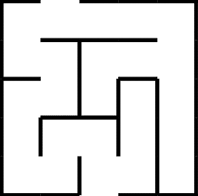
#> input picture Code/test1.png, 198 x 196 px
$ python stream.py
#> lines starting #> are read from the running program, lines starting #| are printed output that depends on the picture; after the words box and inside, x2 and y2 are one past the last pixel; in counts of white or black regions, pixels touching at a corner belong together
# [13 lines of commented-out code are left out]
from PIL import Image
import sys
import numpy as np
import cv2

# convert the maze image to grayscale
image = Image.open('test1.png').convert('L')
#> image is the input picture: PIL image 198x196 L; min 0, max 255, mean 223.3
w, h = image.size # get the dimenssions
#> w = 198; h = 196

# set all white pixels to 1 and black to 0
binary = image.point(lambda p: p > 128 and True)  # 0 is blocked and 1 is unblocked
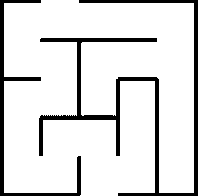
#> binary: PIL image 198x196 L; values 0 (black) and 1 (white), 87.2% white; 2 black regions, box (x1, y1, x2, y2) and area: (39, 0, 198, 196) 3534, (0, 0, 81, 196) 1420

# Resize the binary so that we can reduce lot of 0's and 1's to traverse - this value is hardcoded for now
# we need to figure out a way to set w,h value without lossing information
# binary = binary.resize((500,800),Image.NEAREST)
w, h = binary.size

# converting image to numpy array
maze_input = np.array(binary)


#==================================== Detecting Start and Stop Points for the Maze ===================================

# Padding for neighbors
maze_input = np.pad(maze_input, pad_width=5, mode='constant', constant_values=0)
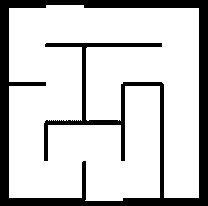
#> maze_input: shape (206, 208); values 0 (black) and 1 (white), 79% white; 1 black region, box (x1, y1, x2, y2) and area: (0, 0, 208, 206) 8994

# To identify which has the opening and closing
points = [maze_input[5],maze_input[h+4],maze_input[:,5],maze_input[:,w+4]]
# points = [maze_input[0],maze_input[h-1],maze_input[:,0],maze_input[:,w-1]]
res=[]
point = 0

for i in range(len(points)):
    count=0
    if(len(res)<2):
        point= np.sum(points[i])
        if(point!=0):
            if(i<=1):
                for j in range(len(points[i])):
                    if(i==0):
                        k=5
                    if(i==1):
                        k=h+4
                    if(maze_input[k][j]==0):
                        continue
                    if(maze_input[k][j]==1):
                        count+=1
                        if(count==int(point/2)):
                            res.append((k,j))
                            break
            else:
                for j in range(len(points[i])):
                    if(i==2):
                        k=5
                    if(i==3):
                        k=w+4
                    if(maze_input[j][k]==0):
                        continue
                    if(maze_input[j][k]==1):
                        count+=1
                        if(count==point/2):
                            res.append((j,k))

    else:
        break
#> this loop made 3 passes
#> point on passes 1 to 2: 38, 38
#> after the loop, res = [(5, 64), (200, 103)]

# Start and Stop Points
start=res[0]
#> start = (5, 64)
goal=res[1]
#> goal = (200, 103)


#================================ Finding the shortest path to reach the Stop from Start ====================================

def AStar(start, goal, neighbor_nodes, distance, cost_estimate):
#> called with start = (5, 64), goal = (200, 103)
    def reconstruct_path(came_from, current_node):
        path = []
        while current_node is not None:
            path.append(current_node)
            current_node = came_from[current_node]
        return list(reversed(path))

    g_score = {start: 0}
#> g_score = {(5, 64): 0}
    f_score = {start: g_score[start] + cost_estimate(start, goal)}
#> f_score = {(5, 64): 39546}
    openset = {start}
#> openset = 1 item
    closedset = set()
    came_from = {start: None}

    while openset:
        current = min(openset, key=lambda x: f_score[x])
        if current == goal:
            return reconstruct_path(came_from, goal)
        openset.remove(current)
        closedset.add(current)
        for neighbor in neighbor_nodes(current):
            if neighbor in closedset:
                continue
            if neighbor not in openset:
                openset.add(neighbor)
            tentative_g_score = g_score[current] + distance(current, neighbor)
            if tentative_g_score >= g_score.get(neighbor, float('inf')):
                continue
            came_from[neighbor] = current
            g_score[neighbor] = tentative_g_score
            f_score[neighbor] = tentative_g_score + cost_estimate(neighbor, goal)
#> this loop made 2102 passes
#> current on passes 1 to 3: (5, 64), (6, 64), (7, 64)
    return []


def is_blocked(p):
    x,y = p
    pixel = maze_input[x,y]
    if (pixel == 0):
        return True

def von_neumann_neighbors(p):
    x, y = p
    neighbors = [(x-1, y), (x, y-1), (x+1, y), (x, y+1)]
    return [p for p in neighbors if not is_blocked(p)]

def manhattan(p1, p2):
    return abs(p1[0]-p2[0]) + abs(p1[1]-p2[1])

def squared_euclidean(p1, p2):
    return (p1[0]-p2[0])**2 + (p1[1]-p2[1])**2


distance = squared_euclidean
heuristic = squared_euclidean

path = AStar(start, goal, von_neumann_neighbors, distance, heuristic)

for position in path:
    x,y = position
    maze_input[x,y] = 9 # 9 represents the result
#> this loop made 313 passes
#> position on passes 1 to 3: (5, 64), (6, 64), (7, 64)
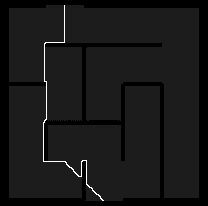
#> maze_input: shape (206, 208); 0.73% of pixels changed, all inside (x1, y1, x2, y2) = (43, 5, 104, 201); drawn with min black and max white

# add the neighbours to the path to increase thickness
for r in range(h):
    for c in range(w):
        i=1
        j=1
        if maze_input[r,c] == 9:
            while(maze_input[r,c+i] == 1 and i<=5 and c+i<w):
                maze_input[r,c+i] = 2 # 2 is the neighbour of 9 which is unblocked
                i=i+1
            while(maze_input[r,c-i] == 1 and 10-i>=0 and c-i>w):
                maze_input[r,c-i] = 2
                i=i+1
            while(maze_input[r+j,c] == 1 and 10-j>=0 and c-j>h):
                maze_input[r+j,c] = 2
                j=j+1
            while(maze_input[r-j,c] == 1 and 10-j>=0 and c-j>h):
                maze_input[r-j,c] = 2
                j=j+1
#> maze_input: shape (206, 208); 1.88% of pixels changed, all inside (x1, y1, x2, y2) = (45, 5, 105, 196)

result = np.zeros([h+4,w+4,3]) # an empty image

# set the 0 and 1's to 3D values
for r in range(h):
    for c in range(w):
        if maze_input[r,c] == 1:
            result[r,c,:] = (255,255,255)
        elif maze_input[r,c] == 0:
            result[r,c,:] = (0,0,0)
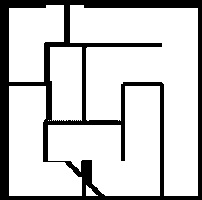
#> result: shape (200, 202, 3) float64; 79.4% white; 1 black region, box (x1, y1, x2, y2) and area: (0, 0, 202, 200) 8318

# sliding window with output path on maze
import time
for r in range(h):
    for c in range(w):
        if maze_input[r,c] == 2 or maze_input[r,c] == 9:
            result[r,c,:] = (0,0,255)
    cv2.imwrite("result.jpg", result)
    img = cv2.imread("result.jpg")
#> img: shape (200, 202, 3); min 0, max 255, mean 202.5
    img = cv2.resize(img,(500,500))
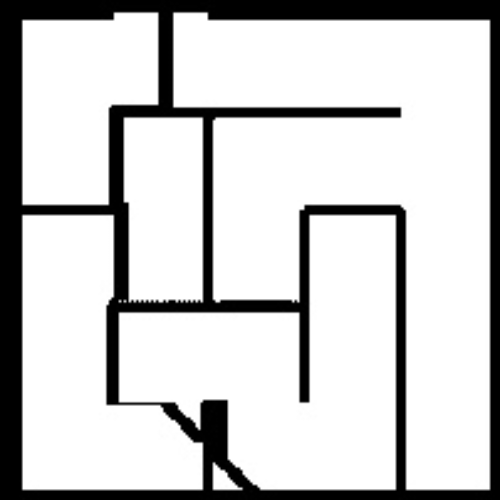
#> img: shape (500, 500, 3); min 0, max 255, mean 202.5
    cv2.imshow("result",img)
    k = cv2.waitKey(1) & 0xFF
#> (key Esc is pressed here)
    if k == 27:
        break
    time.sleep(0.01)

cv2.imwrite("result.jpg",img)
result = cv2.imread("result.jpg")
#> result: shape (500, 500, 3); min 0, max 255, mean 202.5
cv2.imshow("result",result)
cv2.waitKey(0)
cv2.destroyAllWindows()

$ run again, with Code/shapes.png copied over Code/test1.png
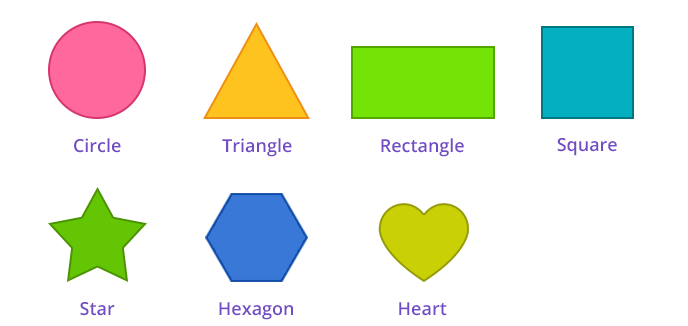
#> input picture Code/shapes.png, 688 x 326 px
#> binary: PIL image 688x326 L; values 0 (black) and 1 (white), 91.7% white; 69 black regions (37 under 20 px), largest, box (x1, y1, x2, y2) and area: (541, 26, 634, 119) 8649, (205, 193, 308, 282) 6810, (351, 46, 495, 119) 852
#> the loop `for i in range(len(points)):` made 3 passes
#> point on passes 1 to 2: 688, 688
#> after the loop `for i in range(len(points)):`: res = [(5, 348), (330, 348)]
#> start = (5, 348)
#> goal = (330, 348)
#> g_score = {(5, 348): 0}
#> f_score = {(5, 348): 105625}
#> openset = 1 item
#> the loop in AStar, `while openset:` made 326 passes
#> current on passes 1 to 3: (5, 348), (6, 348), (7, 348)
#> the loop `for position in path:` made 326 passes
#> position on passes 1 to 3: (5, 348), (6, 348), (7, 348)
#> after the loop `for position in path:`:
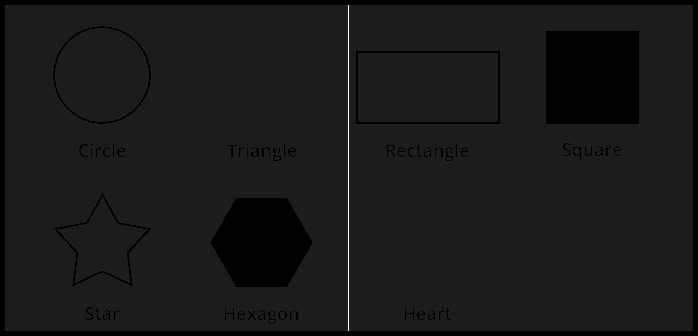
#> maze_input: shape (336, 698); min 0, max 9, mean 0.888; drawn with min black and max white
#> `img = cv2.resize(img,(500,500))`:
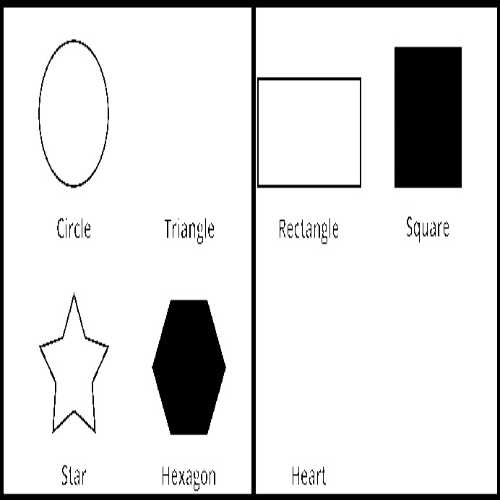
#> img: shape (500, 500, 3); min 0, max 255, mean 221.8
